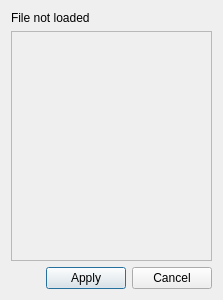
<?xml version="1.0" encoding="UTF-8"?>
<ui version="4.0">
 <class>AssignBacksDialog</class>
 <widget class="QDialog" name="AssignBacksDialog">
  <property name="geometry">
   <rect>
    <x>0</x>
    <y>0</y>
    <width>223</width>
    <height>300</height>
   </rect>
  </property>
  <property name="windowTitle">
   <string>Assign Backs</string>
  </property>
  <layout class="QVBoxLayout" name="verticalLayout">
   <item>
    <widget class="QLabel" name="lblNotLoaded">
     <property name="text">
      <string>File not loaded</string>
     </property>
    </widget>
   </item>
   <item>
    <widget class="QScrollArea" name="scrollArea">
     <property name="widgetResizable">
      <bool>true</bool>
     </property>
     <widget class="QWidget" name="scrollAreaWidgetContents">
      <property name="geometry">
       <rect>
        <x>0</x>
        <y>0</y>
        <width>203</width>
        <height>229</height>
       </rect>
      </property>
      <layout class="QVBoxLayout" name="backsLayout"/>
     </widget>
    </widget>
   </item>
   <item>
    <layout class="QHBoxLayout" name="horizontalLayout">
     <item>
      <spacer name="horizontalSpacer">
       <property name="orientation">
        <enum>Qt::Horizontal</enum>
       </property>
       <property name="sizeHint" stdset="0">
        <size>
         <width>40</width>
         <height>20</height>
        </size>
       </property>
      </spacer>
     </item>
     <item>
      <widget class="QPushButton" name="pbApply">
       <property name="text">
        <string>Apply</string>
       </property>
      </widget>
     </item>
     <item>
      <widget class="QPushButton" name="pbCancel">
       <property name="text">
        <string>Cancel</string>
       </property>
      </widget>
     </item>
    </layout>
   </item>
  </layout>
 </widget>
 <resources/>
 <connections/>
</ui>
